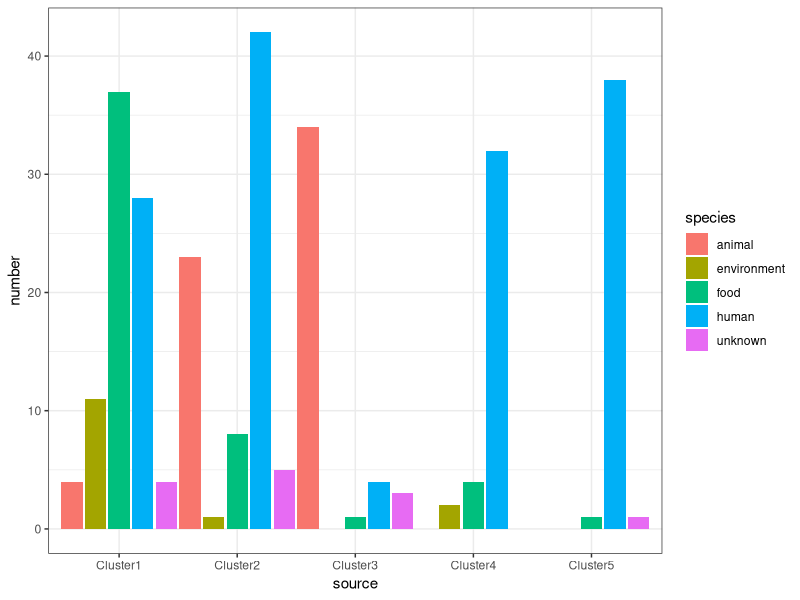

Here is the R script that generated this plot:
library(ggplot2)
data <- readxl::read_xlsx("figure1B.xlsx")
#堆叠柱状图
ggplot(data, aes(x = source, y = number, fill=species))+
  geom_bar(stat = "identity", position=position_dodge(1))+
  theme_bw()